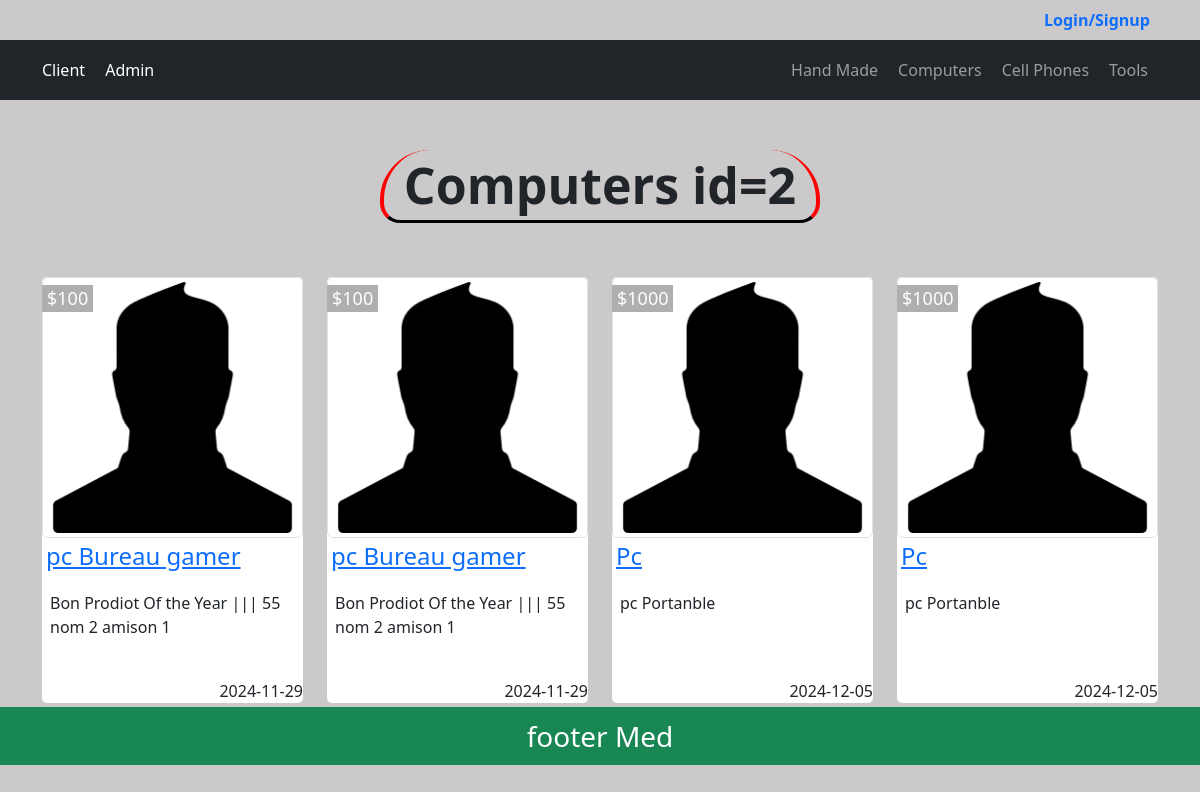
Screenshot of /categorie.php?pageId=2 with the database file from the repository.
### tables this page shows
CREATE TABLE `categories` (
  `CatID` int(11) NOT NULL,
  `NameCat` varchar(255) NOT NULL,
  `DescripCat` varchar(255) NOT NULL,
  `ParentCat` int(11) NOT NULL DEFAULT 0,
  `OrderCat` int(11) DEFAULT NULL,
  `VisibiltyCat` tinyint(1) NOT NULL DEFAULT 0,
  `AllowCmntCat` tinyint(1) NOT NULL DEFAULT 0,
  `AllowAdsCAt` tinyint(1) NOT NULL DEFAULT 0,
  `Create_At` datetime NOT NULL DEFAULT current_timestamp()
);

CREATE TABLE `items` (
  `ItemID` int(11) NOT NULL,
  `Name` varchar(255) NOT NULL,
  `Description` text NOT NULL,
  `Price` varchar(200) NOT NULL,
  `Add_Date` date NOT NULL DEFAULT current_timestamp(),
  `Country_Made` varchar(250) NOT NULL DEFAULT 'Made In Moroci',
  `Image` varchar(250) NOT NULL DEFAULT 'no-img.jpg',
  `tagsItem` varchar(250) NOT NULL,
  `Status` varchar(200) NOT NULL DEFAULT 'New Product',
  `ApproveItm` tinyint(4) NOT NULL DEFAULT 0,
  `Rating` smallint(11) NOT NULL,
  `Cat_ID` int(11) NOT NULL,
  `Member_ID` int(11) NOT NULL
);

### init.php (called while the page is built, shortened)
<?php
$css="./admin/layout/css/";
$temp="./includes/templates/";
$func="./admin/includes/func/";
$lng="./admin/includes/lang/";
require("admin/connect.php");
include ($lng."en.php");
include ($func."function.php");
include($temp . "headerAdmin.php");

### admin/includes/lang/en.php (called while the page is built)
<?php
function lang($phrase){
static $lg=array(
    "MESSAGE_ERROR"=>"Error !!",
    "MESSAGE"           =>"Welcomme",
    "PAGE_LOGIN_TITRE"  =>"LOGIN PAGE",
    "ADMIN"             =>"Admin",
    "CATEGORIES"        =>"Categories",
    "LOGOUT"            =>"Logout",
    "EDIT_PROFILE"      =>"Edite Prof",
    "SETTINGS"          =>"Settings",
    "MY_NAME"           =>"MILOU MED",
    "ITEMS"             =>"Items",
    "MEMBERS"           =>"Members",
    "STATISTIC"         =>"Statistic",
    "LOGS"              =>"Logs",
    "DASHBOARD"         =>"Dashboard",
    "TITRE_MEMBERS"     =>"Edit Members",
    "TITRE_MEMBERS_ADD"     =>"Add New Member",
    "NAME"              =>"NAME",
    "FULLE_NAME"        =>"Full Name",
    "EMAIL"             =>"Email",
    "PASSWORD"          =>"Password",
    "SAVE"          =>"Save",
    "ADD"          =>"Add New",
    "NO_PROFILE_ID"          =>"No Profile withe this id",
    "PICTUR"          =>"Image",
    "TITRE_MEMBERS_UPDATE"          =>"Update Members",
    "TITRE_MEMBERS_ITEMS"          =>"Thes Members",
    "TITRE_MEMBERS_DELETE"          =>"Delete Member",
    "TITRE_MEMBERS_PENDING"          =>"Pending Member",
    "TITRE_MEMBERS_ACTIVE"          =>"Pending Activation",
    "TITRE_CATEGORIES_ADD"=>"Add New Categorie",
    "DESCRITPNIO"=>"Description",
    "ORDRING"=>"Ordring",
    "VISIBILTY"=>"Visible",
    "ALLOW_CMNT"=>"Allow Commenting",
    "ALLOW_ADS"=>"Allow Ads",
    "YES"=>"Yes",
    "NO"=>"No",
    "PARENT"=>"Parent",
    "TITRE_CATEGORIES_EDIT"=>"Edit Categorie",
    "TITRE_ITEMS_ADD"=>"Add New Item",
    "TITRE_ITEMS_ITEMS"=>"Page Of Items",
    "PRICE"=>"Price",
    "COUNTRY"=>"Country",
    "STATUS"=>"Status",
    "TITRE_ITEMS_EDIT"=>"Item Edit",
    "TAGS"=>"Tags",
    "COMMENTS"=>"Comments",
    "NO_COMMENT_ID"=>"No Comment ",
    "TITRE_COMMENT_UPDATE"=>"Update Comment ",
    "TITRE_COMMENT_DELETE"=>"Dellete Comment ",
    "CLIENT"=>"Client ",
);
return $lg[$phrase];
}

### admin/includes/func/function.php (called while the page is built, shortened)
<?php
function getAlllItemsWhere($table, $where, $value, $opra = "!=", $option = "and  GroupId != 1")
{
    global $cnx;
    $stmnt = $cnx->query("select * from $table where $where $opra '$value' $option");
    return $stmnt->fetchAll(PDO::FETCH_OBJ);
}

### categorie.php (the view, shortened to what this page needs)
<?php
include "init.php";
$id_cat = isset($_GET["pageId"]) ? $_GET["pageId"] : "0";
$itemsOfCat = getAlllItemsWhere("items", "Cat_ID", $id_cat, "=", " and ApproveItm=1 ");
$name_cat = getAlllItemsWhere("categories", "CatID", $id_cat, "=", "");
$name_cat = reset($name_cat)->NameCat;
?>
<div class="container">
    <h1 class="titre-page"><?= $name_cat . " id=" . $id_cat ?> </h1>
    <div class="row">
        <?php
        if (empty($itemsOfCat)) {
            echo "<div class='text-center alert alert-danger'> No Items Or pending Approve 🤗🤗🤗</div>";
        } else {
            foreach ($itemsOfCat as $item): ?>
                <div class="col-sm-4 col-md-3 mb-1 mt-1">
                    <div class="thumbnail box-item">
                        <div class="price-tag">
                            <?= $item->Price ?>
                        </div>
                        <img src="./doc/user-picture.png" alt="No Image" class="img-fluid img-thumbnail" />
                        <h4 class="title p-1 "><a href="itemDetail.php?itemId=<?= $item->ItemID ?>"> <?= $item->Name ?> </a>
                        </h4>
                        <p class="p-2 pb-0">
                            <?= $item->Description ?>
                        </p>
                        <div class="date text-end">
                            <?= $item->Add_Date ?>
                        </div>
                    </div>
                </div>
                <div class="col-sm-4 col-md-3 mb-1 mt-1">
                    <div class="thumbnail box-item">
                        <div class="price-tag">
                            <?= $item->Price ?>
                        </div>
                        <img src="./doc/user-picture.png" alt="No Image" class="img-fluid img-thumbnail" />
                        <h4 class="title p-1"><a href="itemDetail.php?itemId=<?= $item->ItemID ?>"> <?= $item->Name ?> </a></h4>
                        <p class="p-2">
                            <?= $item->Description ?>
                        </p>
                        <div class="date text-end">
                        <?= $item->Add_Date ?>
                        </div>
                    </div>
                </div>
            <?php endforeach;
        } ?>
    </div>
</div>
<?php include($temp . "footerAdmin.php"); ?>

### includes/templates/headerAdmin.php (shortened to what this page needs)
<?php
$allCats = getAlllItemsWhere("categories", "ParentCat", "0", "=", "order by CatID  ASC");
?>
<html lang="en">
<head>
  <link href="https://cdn.jsdelivr.net/npm/bootstrap@5.3.3/dist/css/bootstrap.min.css" rel="stylesheet"
>
  <link rel="stylesheet" href="https://cdnjs.cloudflare.com/ajax/libs/font-awesome/6.6.0/css/all.min.css">
  <link rel="stylesheet" href="https://cdnjs.cloudflare.com/ajax/libs/font-awesome/6.6.0/css/brands.min.css">
  <link rel="stylesheet" href="<?= $css ?>style.css">
</head>
<body>
  <div class="container d-flex">
    <div class="signup-login ms-auto d-flex align-items-center ">
      <?php
      if (!isset($_SESSION["client"])): ?>
        <a href="login.php" class=" fw-bold d-block p-2  text-decoration-none">Login/Signup</a>
      <?php
      endif; ?>
    </div>
  </div>
  <nav class="navbar navbar-expand-lg bg-body " data-bs-theme="dark">
    <div class="container">
      <ul class="navbar-nav   mb-2 mb-lg-0">
        <li class="nav-item">
          <a class="navbar-brand" href="index.php"><?= lang("CLIENT") ?></a>
          <a class="navbar-brand" href="./admin/index.php"><?= lang("ADMIN") ?></a>
        </li>
      </ul>
      <div class="collapse navbar-collapse" id="main-nav">
        <ul class="navbar-nav  ms-auto  mb-2 mb-lg-0">
          <?php
          foreach ($allCats as $cat) { ?>
            <li class="nav-item ">
              <a class="nav-link " href="categorie.php?pageId=<?= $cat->CatID ?>">
                <?= $cat->NameCat ?>
              </a>
            </li>
          <?php } ?>
        </ul>
      </div>
    </div>
  </nav>

### admin/layout/css/style.css (style rules this page uses)
body { background-color: #cbc9c9; font-size: 16px; }
h1.titre-page, .border-x-2-red { border-right: 4px solid red; border-left: 4px solid red; }
h1.titre-page { border-bottom: 3px solid black; }
h1.titre-page, .w-max { width: max-content; padding: 5px 20px ; margin: auto auto; border-radius: 50px 50px 20px 20px; }
.navbar { font-size: 1em; }
.navbar .navbar-brand { font-size: 1em; }
.navbar a.nav-link { padding: 10px !important; transition: .3s; }
h1.titre-page, h1 { font-size: 50px; font-weight: bold; margin-top: 50px; margin-bottom: 50px; text-align: center; }
.box-item { background-color: #ffffff; position: relative; border-radius: 5px; overflow: hidden; }
.box-item .pending-approve , .box-item .price-tag { background-color: #b1aeae; position: absolute; padding: 3px; width: max-content; padding: 0px 5px; color: white; left: 0px; font-size: 18px; top: 8px; }
.box-item p { height: 80px;; overflow: hidden; }

### rows the page displays
categories: NameCat "Hand Made"
categories: NameCat "Computers"
categories: NameCat "Cell Phones"
categories: NameCat "Tools"
items: Price "$100", Name "pc Bureau gamer", Description "Bon Prodiot Of the Year ||| 55 nom 2 amison 1", Add_Date "2024-11-29"
items: Price "$1000", Name "Pc", Description "pc Portanble", Add_Date "2024-12-05"

### other values shown
lang("CLIENT") "Client"
lang("ADMIN") "Admin"
$id_cat "2"
